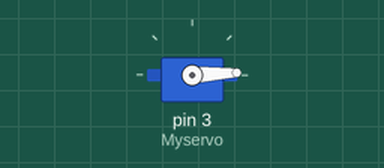
Simulated run of this sketch. Board: Arduino Uno, built with avr-gcc and run on an emulated ATmega328P. Shown: servo.

Above: at 0.05 s.
At 1.55 s:
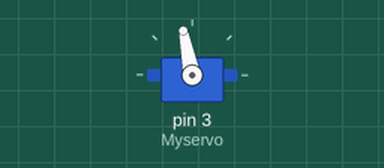
At 3.1 s:
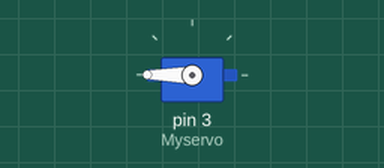
At 6.15 s:
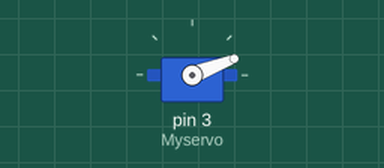
Timing chart, 0 to 9.7 s (numbered marks = the images above):
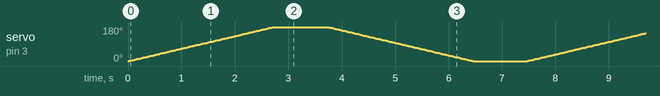

The sketch:

servo_basic.ino
```cpp
//Contributed by ShripadJagtap & Phantonym21
#include<Servo.h>
Servo Myservo;
int pos;
void setup()
{
Myservo.attach(3);
}

void loop()
{


for(pos=0;pos<=180;pos++){
Myservo.write(pos);
delay(15);
}
  delay(1000);

  for(pos=180;pos>=0;pos--){
Myservo.write(pos);
delay(15);
}
  delay(1000);

}
```
